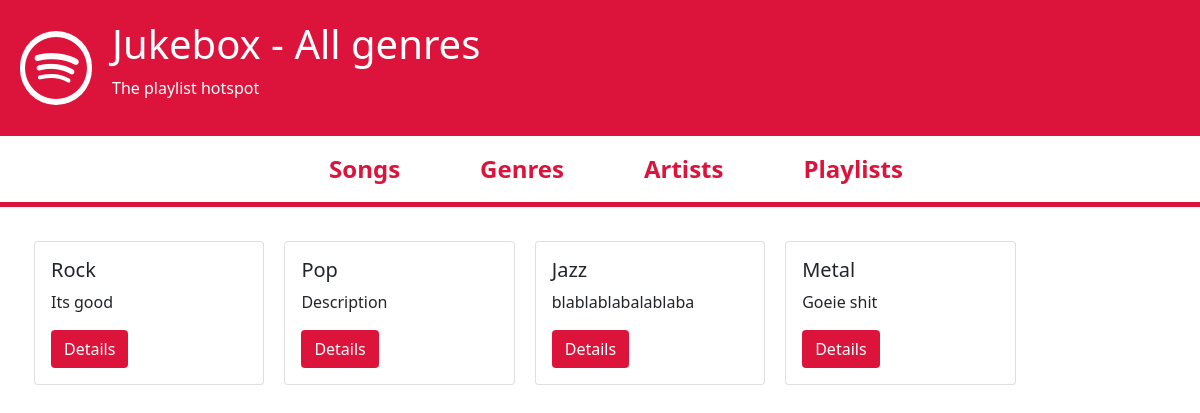
/genre/, run on an earlier commit of the app's database.
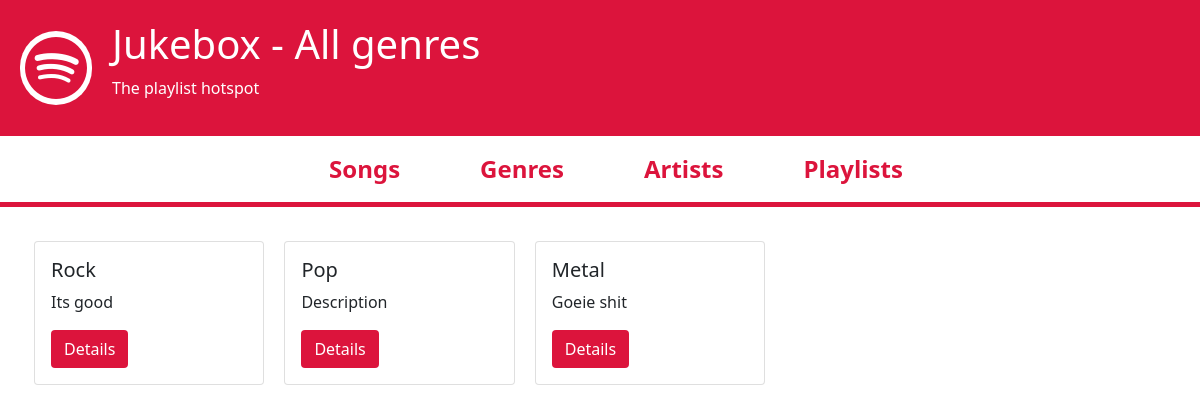
And on a later commit of the database.
### genre/models.py (models this page shows)
class Genre(models.Model):
    name       = models.CharField(max_length=30)
    description = models.TextField(blank=True, null=True)
    def get_absolute_url(self):
        return reverse("genre_detail", kwargs={"genre_id": self.id})

### genre/views.py (the view)
# urls.py: path('genre/', genre_list_view, name='genre_list'),
def genre_list_view(request):
    queryset = Genre.objects.all()
    context = {
        'page_title': 'All genres',
        'object_list': queryset,
    }
    return render(request, 'genre/genre_list.html', context)

### genre/templates/genre/genre_list.html
{% extends 'base.html' %}
{% block content %}
<div class="genre_list_container p-4">
    {% for genre in object_list %}
        <div class="card" style="width: 20%;">
            <div class="card-body">
              <h5 class="card-title">{{ genre.name }}</h5>
              <p class="card-text">{{ genre.description }}</p>
              <a href="{{ genre.get_absolute_url }}" class="btn">Details</a>
            </div>
        </div>
    {% endfor %}
</div>
{% endblock %}

What changed in the data, as far as the page shows it:
removed Genre: name "Jazz", description "blablablabalablaba"
